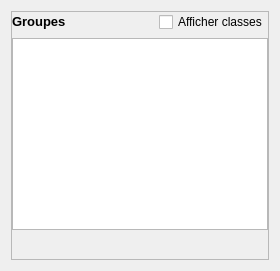
                       <widget class="QWidget" name="stackGroup">
                        <layout class="QGridLayout" name="gridLayout_12">
                         <item row="0" column="0">
                          <widget class="QFrame" name="groupFrame">
                           <property name="sizePolicy">
                            <sizepolicy hsizetype="Expanding" vsizetype="Expanding">
                             <horstretch>0</horstretch>
                             <verstretch>0</verstretch>
                            </sizepolicy>
                           </property>
                           <property name="minimumSize">
                            <size>
                             <width>150</width>
                             <height>170</height>
                            </size>
                           </property>
                           <property name="frameShape">
                            <enum>QFrame::StyledPanel</enum>
                           </property>
                           <property name="frameShadow">
                            <enum>QFrame::Raised</enum>
                           </property>
                           <layout class="QGridLayout" name="gridLayout_15">
                            <property name="leftMargin">
                             <number>0</number>
                            </property>
                            <property name="topMargin">
                             <number>0</number>
                            </property>
                            <property name="rightMargin">
                             <number>0</number>
                            </property>
                            <property name="bottomMargin">
                             <number>0</number>
                            </property>
                            <item row="2" column="0" colspan="3">
                             <widget class="QTableView" name="groupsView">
                              <property name="minimumSize">
                               <size>
                                <width>100</width>
                                <height>150</height>
                               </size>
                              </property>
                             </widget>
                            </item>
                            <item row="0" column="0">
                             <widget class="QLabel" name="label_111">
                              <property name="sizePolicy">
                               <sizepolicy hsizetype="Fixed" vsizetype="Fixed">
                                <horstretch>0</horstretch>
                                <verstretch>0</verstretch>
                               </sizepolicy>
                              </property>
                              <property name="font">
                               <font>
                                <pointsize>10</pointsize>
                                <weight>75</weight>
                                <bold>true</bold>
                               </font>
                              </property>
                              <property name="text">
                               <string>Groupes</string>
                              </property>
                             </widget>
                            </item>
                            <item row="0" column="2">
                             <widget class="QCheckBox" name="classDisplay">
                              <property name="sizePolicy">
                               <sizepolicy hsizetype="Fixed" vsizetype="Fixed">
                                <horstretch>0</horstretch>
                                <verstretch>0</verstretch>
                               </sizepolicy>
                              </property>
                              <property name="text">
                               <string>Afficher classes</string>
                              </property>
                             </widget>
                            </item>
                            <item row="0" column="1">
                             <spacer name="horizontalSpacer">
                              <property name="orientation">
                               <enum>Qt::Horizontal</enum>
                              </property>
                              <property name="sizeHint" stdset="0">
                               <size>
                                <width>40</width>
                                <height>20</height>
                               </size>
                              </property>
                             </spacer>
                            </item>
                            <item row="3" column="0">
                             <widget class="QToolButton" name="groupsRemove">
                              <property name="sizePolicy">
                               <sizepolicy hsizetype="Fixed" vsizetype="Fixed">
                                <horstretch>0</horstretch>
                                <verstretch>0</verstretch>
                               </sizepolicy>
                              </property>
                              <property name="minimumSize">
                               <size>
                                <width>10</width>
                                <height>10</height>
                               </size>
                              </property>
                              <property name="toolTip">
                               <string>Supprimer les groupes sélectionnées</string>
                              </property>
                              <property name="text">
                               <string/>
                              </property>
                              <property name="icon">
                               <iconset resource="resources.qrc">
                                <normaloff>:/plugins/eco_cont/icons/mActionDeleteSelected.svg</normaloff>:/plugins/eco_cont/icons/mActionDeleteSelected.svg</iconset>
                              </property>
                              <property name="autoRaise">
                               <bool>true</bool>
                              </property>
                             </widget>
                            </item>
                           </layout>
                          </widget>
                         </item>
                        </layout>
                       </widget>
